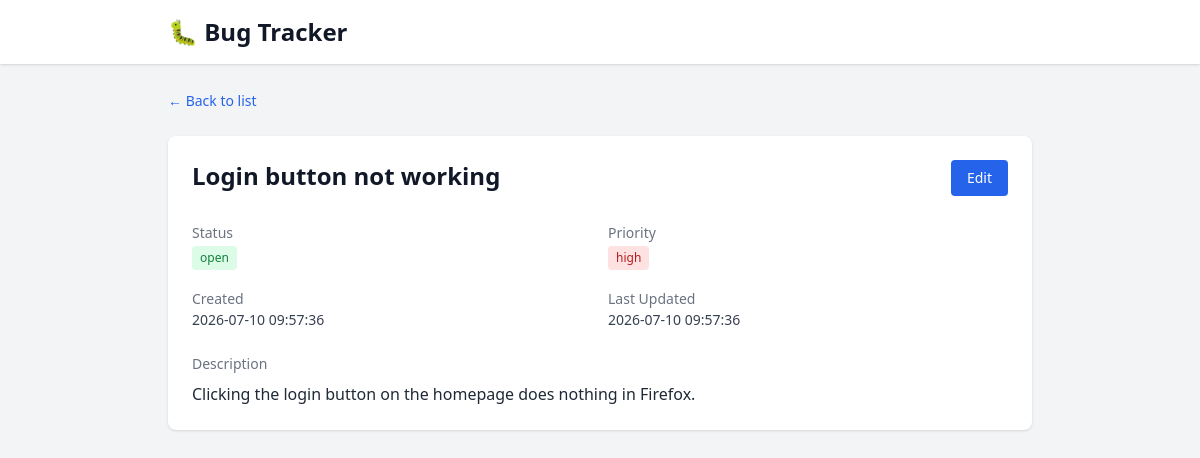
Before: /bug/1 with the older database file.
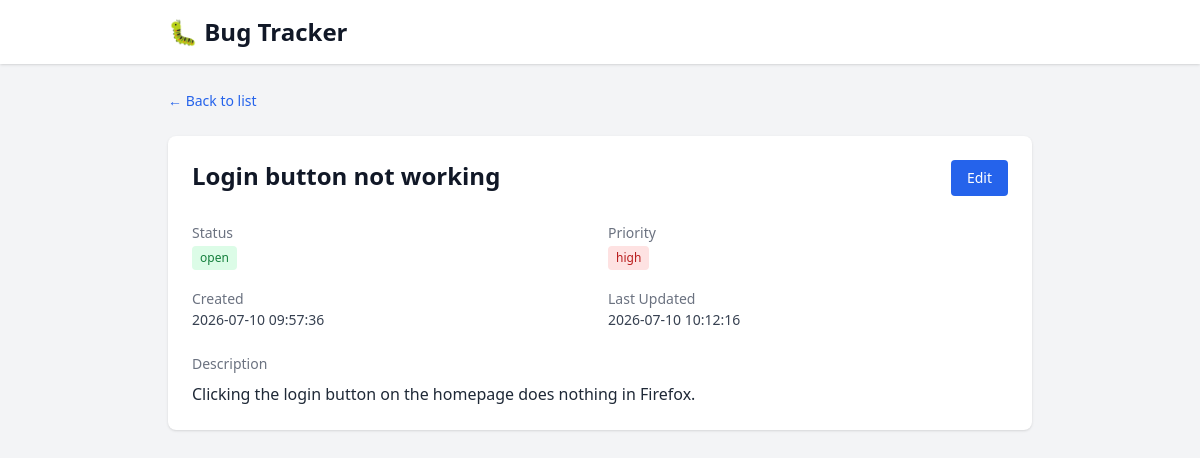
After: the same page with the newer database file.
### tables this page shows
CREATE TABLE bugs (
            id          INTEGER PRIMARY KEY AUTOINCREMENT,
            title       TEXT NOT NULL,
            description TEXT,
            status      TEXT DEFAULT 'open',
            priority    TEXT DEFAULT 'medium',
            created_at  TIMESTAMP DEFAULT CURRENT_TIMESTAMP,
            updated_at  TIMESTAMP DEFAULT CURRENT_TIMESTAMP
        );

### app.py (the view)
@app.route("/bug/<int:bug_id>")
def bug_detail(bug_id):
    bug = get_bug(bug_id)
    if bug is None:
        flash("Bug not found.", "error")
        return redirect(url_for("index"))
    return render_template("bug_detail.html", bug=bug)

### db.py (called while the page is built)
def get_connection():
    conn = sqlite3.connect(DB_NAME)
    conn.row_factory = sqlite3.Row
    return conn

def get_bug(bug_id):
    conn = get_connection()
    bug = conn.execute(
        "SELECT * FROM bugs WHERE id = ?", (bug_id,)
    ).fetchone()
    conn.close()
    return bug

### templates/bug_detail.html
{% extends "base.html" %}
{% block content %}
    <div class="mb-6">
        <a href="/" class="text-blue-600 hover:underline text-sm">&larr; Back to list</a>
    </div>
    <div class="bg-white rounded-lg shadow p-6">
        <div class="flex justify-between items-start mb-6">
            <h2 class="text-2xl font-bold">{{ bug.title }}</h2>
            <a href="/bug/{{ bug.id }}/edit" class="bg-blue-600 text-white px-4 py-2 rounded hover:bg-blue-700 transition text-sm">
                Edit
            </a>
        </div>
        <div class="grid grid-cols-2 gap-4 mb-6">
            <div>
                <span class="text-sm font-medium text-gray-500">Status</span>
                <p>
                    <span class="inline-block px-2 py-1 text-xs font-medium rounded
                        {% if bug.status == 'open' %}bg-green-100 text-green-700
                        {% elif bug.status == 'in-progress' %}bg-yellow-100 text-yellow-700
                        {% else %}bg-gray-100 text-gray-700{% endif %}">
                        {{ bug.status }}
                    </span>
                </p>
            </div>
            <div>
                <span class="text-sm font-medium text-gray-500">Priority</span>
                <p>
                    <span class="inline-block px-2 py-1 text-xs font-medium rounded
                        {% if bug.priority == 'high' %}bg-red-100 text-red-700
                        {% elif bug.priority == 'medium' %}bg-yellow-100 text-yellow-700
                        {% else %}bg-blue-100 text-blue-700{% endif %}">
                        {{ bug.priority }}
                    </span>
                </p>
            </div>
            <div>
                <span class="text-sm font-medium text-gray-500">Created</span>
                <p class="text-sm text-gray-700">{{ bug.created_at }}</p>
            </div>
            <div>
                <span class="text-sm font-medium text-gray-500">Last Updated</span>
                <p class="text-sm text-gray-700">{{ bug.updated_at }}</p>
            </div>
        </div>
        <div>
            <h3 class="text-sm font-medium text-gray-500 mb-2">Description</h3>
            {% if bug.description %}
                <p class="text-gray-800 whitespace-pre-wrap">{{ bug.description }}</p>
            {% else %}
                <p class="text-gray-400 italic">No description provided.</p>
            {% endif %}
        </div>
    </div>
{% endblock %}

### templates/base.html (shortened to what this page needs)
<!DOCTYPE html>
<html lang="en">
<head>
    <script src="https://cdn.tailwindcss.com"></script>
</head>
<body class="bg-gray-100 text-gray-900 min-h-screen">
    <header class="bg-white shadow mb-6">
        <div class="max-w-4xl mx-auto px-4 py-4">
            <h1 class="text-2xl font-bold">
                <a href="/" class="hover:text-blue-600 transition">🐛 Bug Tracker</a>
            </h1>
        </div>
    </header>
    <main class="max-w-4xl mx-auto px-4 pb-12">
        {% block content %}{% endblock %}
    </main>
</body>
</html>

Changed rows visible on the page:
changed bugs "Login button not working": updated_at "2026-07-10 09:57:36" → "2026-07-10 10:12:16"
